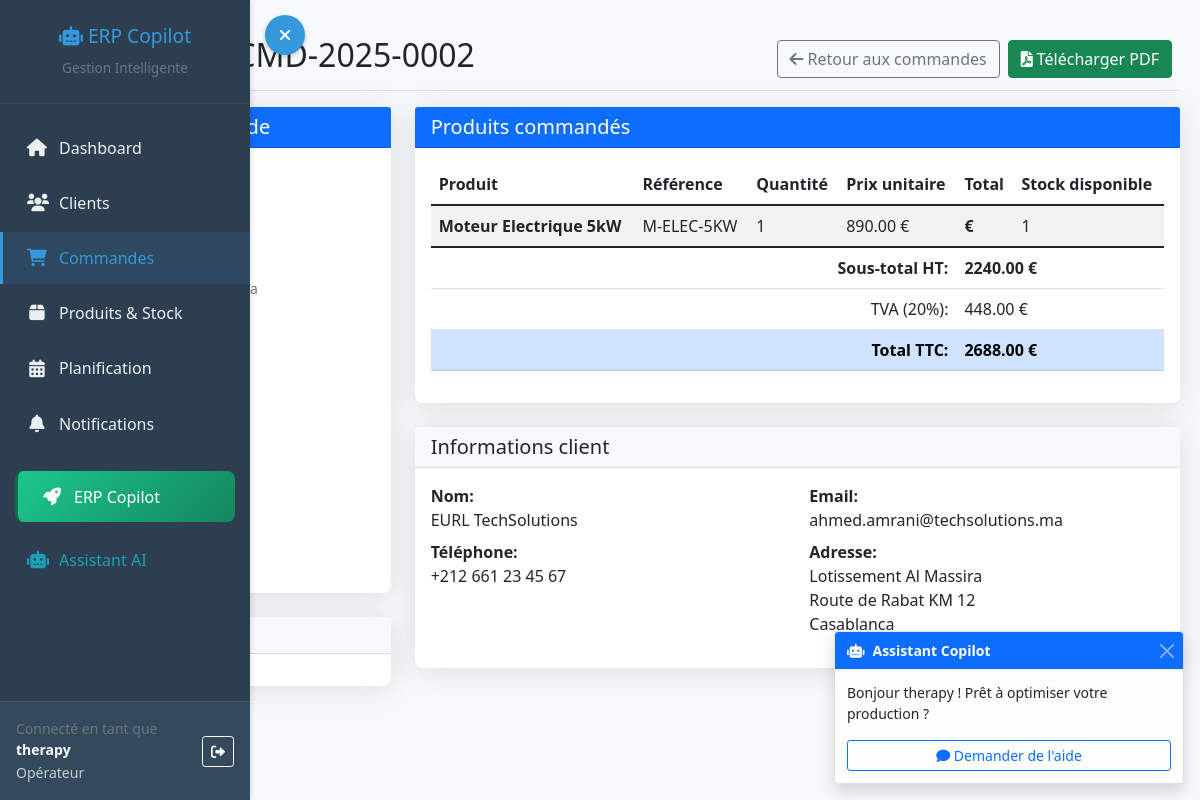
Page /orders/2/ (signed in) on the earlier database version.
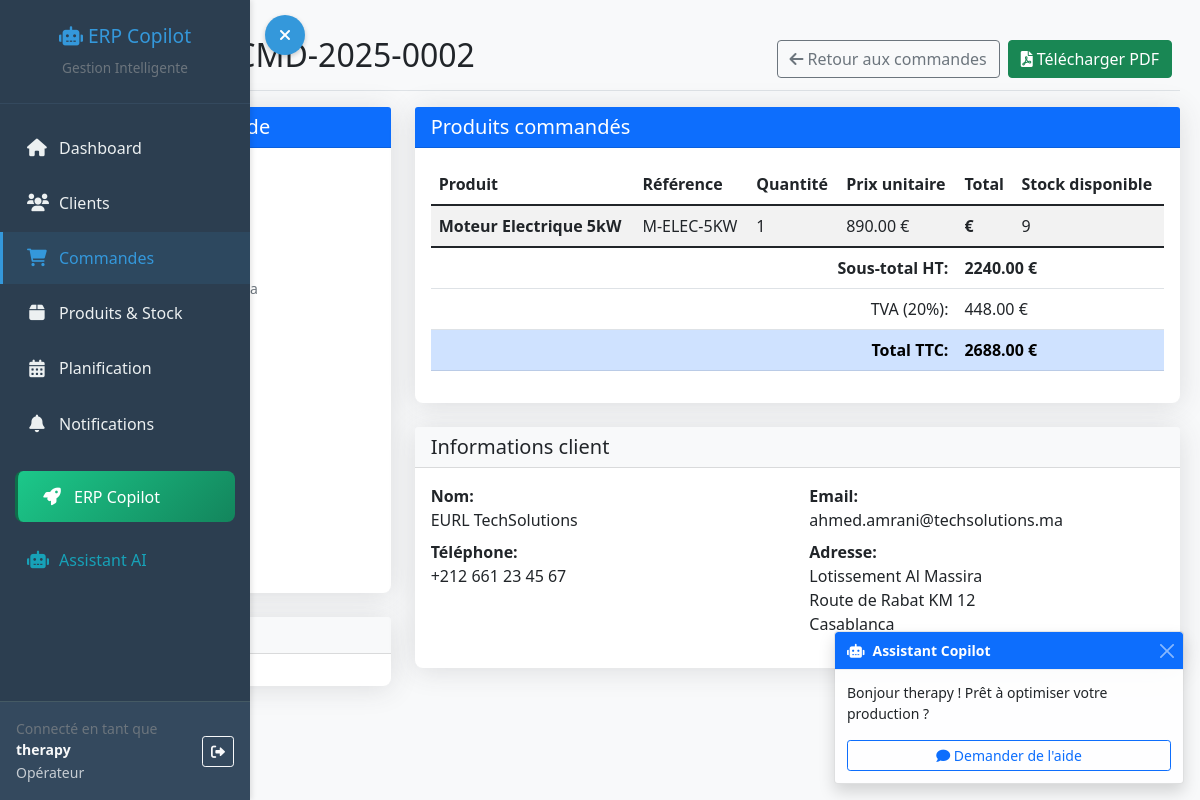
Same page on the later database version.
### dashboard/models.py (models this page shows, shortened)
class OrderItem(models.Model):
    order = models.ForeignKey(Order, on_delete=models.CASCADE, related_name='items')
    product = models.ForeignKey(Product, on_delete=models.CASCADE)
    quantity = models.IntegerField()
    unit_price = models.DecimalField(max_digits=10, decimal_places=2)

class Product(models.Model):
    reference = models.CharField(max_length=50, unique=True)
    name = models.CharField(max_length=100)
    description = models.TextField(blank=True)
    price = models.DecimalField(max_digits=10, decimal_places=2)
    min_stock = models.IntegerField(default=5)
    max_stock = models.IntegerField(default=100)
    current_stock = models.IntegerField(default=0)
    created_at = models.DateTimeField(auto_now_add=True)
    is_active = models.BooleanField(default=True)
    archived_at = models.DateTimeField(null=True, blank=True)

### dashboard/views.py (the view)
# urls.py: path('orders/<int:order_id>/', views.order_detail, name='order_detail'),
@login_required
def order_detail(request, order_id):
    order = get_object_or_404(Order, id=order_id)
    return render(request, 'dashboard/orders/order_detail.html', {'order': order})

### dashboard/models.py (called while the page is built)
    @property
    def is_delayed(self):
        return self.delivery_date < timezone.now().date() and self.status not in ['shipped', 'delivered', 'cancelled']

    @property
    def tva_amount(self):
        try:
            return float(self.total_amount) * 0.20
        except (TypeError, ValueError):
            return 0.0

    @property
    def total_ttc(self):
        try:
            return float(self.total_amount) * 1.20
        except (TypeError, ValueError):
            return 0.0

### templates/dashboard/orders/order_detail.html (shortened to what the changed rows need)
{% extends 'base.html' %}
{% block content %}
<div class="d-flex justify-content-between flex-wrap flex-md-nowrap align-items-center pt-3 pb-2 mb-3 border-bottom">
    <h1 class="h2">
        Commande {{ order.order_number }}
    </h1>
</div>
<div class="row">
    <div class="col-md-8">
        <div class="card shadow">
            <div class="card-body">
                <div class="table-responsive">
                    <table class="table table-striped">
                        <thead>
                            <tr>
                                <th>Produit</th>
                                <th>Référence</th>
                                <th>Quantité</th>
                                <th>Prix unitaire</th>
                                <th>Total</th>
                                <th>Stock disponible</th>
                            </tr>
                        </thead>
                        <tbody>
                            {% for item in order.items.all %}
                            <tr>
                                <td>
                                    <strong>{{ item.product.name }}</strong>
                                </td>
                                <td>{{ item.product.reference }}</td>
                                <td>{{ item.quantity }}</td>
                                <td>{{ item.unit_price }} €</td>
                                <td><strong>{{ item.total_price }} €</strong></td>
                                <td>
                                    <span
                                        class="{% if item.product.current_stock < item.quantity %}text-danger{% endif %}">
                                        {{ item.product.current_stock }}
                                    </span>
                                </td>
                            </tr>
                            {% empty %}
                            <tr>
                                <td colspan="6" class="text-center text-muted py-4">
                                    Aucun produit dans cette commande.
                                </td>
                            </tr>
                            {% endfor %}
                        </tbody>
                    </table>
                </div>
            </div>
        </div>
    </div>
</div>
{% endblock %}

Differences in the rows shown:
changed through a linked row, OrderItem "Moteur Electrique 5kW": product.current_stock "1" → "9"
